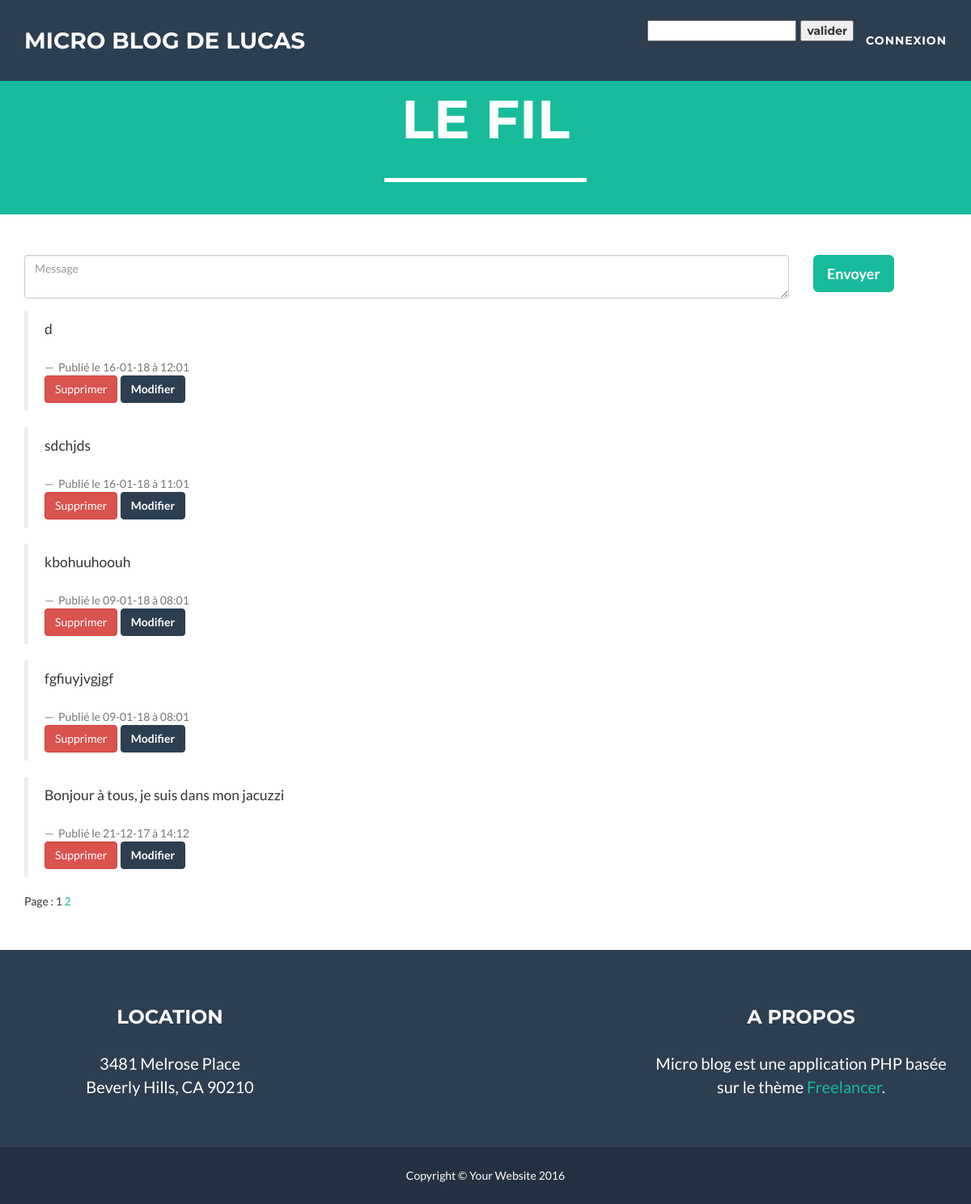
The page / on the database its author committed.
### tables this page shows
CREATE TABLE `messages` (
  `id` int(11) NOT NULL,
  `contenu` text NOT NULL,
  `date` int(11) NOT NULL
);

### index.php (the view, shortened to what this page needs)
<?php
include('includes/haut.inc.php');
include('includes/connexion.inc.php');
?>
    <header>
        <div class="container">
            <div class="row">
                <div class="col-lg-12">
                    <div class="intro-text">
                        <span class="name">Le fil</span>
                        <hr class="star-light">
                    </div>
                </div>
            </div>
        </div>
    </header>
    <section>
        <div class="container">
            <div class="row">
                <form method="post" action="message.php">
                    <div class="col-sm-10">
                        <div class="form-group">
                            <textarea id="message" name="message" class="form-control" placeholder="Message"></textarea>
                        </div>
                    </div>
                    <div class="col-sm-2">
                        <button type="submit" class="btn btn-success btn-lg">Envoyer</button>
                    </div>
                </form>
            </div>
<?php
             $messageparpage = 5 ;
      $sql="SELECT * FROM messages ORDER BY date desc";
  $req = $pdo->prepare($sql);
  $req->execute();
  $array = $req->fetchALL();
  $nb_lignes = count($array);
  $nb_pages=ceil($nb_lignes/$messageparpage);
  if(isset($_GET['page']))
  {
       $pageActuelle=intval($_GET['page']);
       if($pageActuelle>$nb_pages)
       {
            $pageActuelle=$nb_pages;
       }
  }
  else
  {
       $pageActuelle=1;
  }
  $premiereEntree=($pageActuelle-1)*$messageparpage;
  $retour_messages=" SELECT * FROM messages ORDER BY date desc LIMIT $premiereEntree, $messageparpage";
      $stmt=$pdo->query($retour_messages);
      while($data=$stmt->fetch()){
        $suppr=$data['id'];
        $mod=$data['id'];
        echo "<blockquote>";
        echo $data['contenu'];
        echo "<footer> Publié le ";
        echo date("d-m-y à H:m",$data['date']);
        echo "</footer>";
        echo "<a href='supp.php?a=sup&id=$suppr' class='btn btn-danger'>Supprimer</a>";
        echo " <a href='mod.php?id=$mod' class='btn btn-primary'>Modifier</a>";
        echo "</blockquote>";
}
      echo 'Page : ';
  for($i=1; $i<=$nb_pages; $i++)
  {
       if($i==$pageActuelle)
       {
           echo $i;
       }
       else
       {
            echo ' <a href="index.php?page='.$i.'">'.$i.'</a> ';
       }
  }
?>
        </div>
    </section>
<?php include('includes/bas.inc.php');
     ?>

### includes/haut.inc.php (shortened to what this page needs)
<!DOCTYPE html>
<html lang="fr">
<head>
    <link href="vendor/bootstrap/css/bootstrap.min.css" rel="stylesheet">
    <link href="css/freelancer.css" rel="stylesheet">
    <link href="vendor/font-awesome/css/font-awesome.min.css" rel="stylesheet" type="text/css">
</head>
<body id="page-top" class="index">
    <nav id="mainNav" class="navbar navbar-default navbar-fixed-top navbar-custom">
        <div class="container">
            <div class="navbar-header page-scroll">
                <a class="navbar-brand" href="./index.php">Micro blog de Lucas</a>
            </div>
            <div class="collapse navbar-collapse" id="bs-example-navbar-collapse-1">
                <ul class="nav navbar-nav navbar-right">
                    <li><form method="POST" action="./recherche.php">
                <input type=text name="requete" size-"10">
                <input type=submit value="valider">
                </form></li>
                    <li class="page-scroll">
                        <a href="connexion.php">Connexion</a>
                </ul>
            </div>
        </div>
    </nav>

### includes/bas.inc.php (shortened to what this page needs)
<footer class="text-center">
    <div class="footer-above">
        <div class="container">
            <div class="row">
                <div class="footer-col col-md-4">
                    <h3>Location</h3>
                    <p>3481 Melrose Place
                        <br>Beverly Hills, CA 90210</p>
                </div>
                <div class="footer-col col-md-4">
                </div>
                <div class="footer-col col-md-4">
                    <h3>A propos</h3>
                    <p>Micro blog est une application PHP basée sur le thème <a href="https://startbootstrap.com/template-overviews/freelancer/">Freelancer</a>.</p>
                </div>
            </div>
        </div>
    </div>
    <div class="footer-below">
        <div class="container">
            <div class="row">
                <div class="col-lg-12">
                    Copyright &copy; Your Website 2016
                </div>
            </div>
        </div>
    </div>
</footer>

### css/freelancer.css (style rules this page uses)
body { font-family: 'Lato', 'Helvetica Neue', Helvetica, Arial, sans-serif; overflow-x: hidden; }
p { font-size: 20px; }
a, a:hover, a:focus, a:active, a.active { color: #18BC9C; outline: none; }
h1, h2, h3, h4, h5, h6 { font-family: "Montserrat", "Helvetica Neue", Helvetica, Arial, sans-serif; text-transform: uppercase; font-weight: 700; }
hr.star-light, hr.star-primary { padding: 0; border: none; border-top: solid 5px; text-align: center; max-width: 250px; margin: 25px auto 30px; }
hr.star-light:after, hr.star-primary:after { content: "\f005"; font-family: FontAwesome; display: inline-block; position: relative; top: -0.8em; font-size: 2em; padding: 0 0.25em; }
hr.star-light { border-color: white; }
hr.star-light:after { background-color: #18BC9C; color: white; }
header { text-align: center; background: #18BC9C; color: white; }
header .container { padding-top: 100px; padding-bottom: 10px; }
header .intro-text .name { display: block; font-family: "Montserrat", "Helvetica Neue", Helvetica, Arial, sans-serif; text-transform: uppercase; font-weight: 700; font-size: 2em; }
@media (min-width: 768px) { header .intro-text .name { font-size: 4.75em; } }
.navbar-custom { background: #2C3E50; font-family: "Montserrat", "Helvetica Neue", Helvetica, Arial, sans-serif; text-transform: uppercase; font-weight: 700; border: none; }
.navbar-custom .navbar-brand { color: white; }
.navbar-custom .navbar-nav { letter-spacing: 1px; }
.navbar-custom .navbar-nav li a { color: white; }
@media (min-width: 768px) { .navbar-custom { padding: 25px 0; -webkit-transition: padding 0.3s; -moz-transition: padding 0.3s; transition: padding 0.3s; } }
@media (min-width: 768px) { .navbar-custom .navbar-brand { font-size: 2em; -webkit-transition: all 0.3s; -moz-transition: all 0.3s; transition: all 0.3s; } }
section { padding: 50px 0; }
footer { color: white; }
footer h3 { margin-bottom: 30px; }
footer .footer-above { padding-top: 50px; background-color: #2C3E50; }
footer .footer-col { margin-bottom: 50px; }
footer .footer-below { padding: 25px 0; background-color: #233140; }
.btn-primary { color: white; background-color: #2C3E50; border-color: #2C3E50; font-weight: 700; }
.btn-success { color: white; background-color: #18BC9C; border-color: #18BC9C; font-weight: 700; }

### rows shown on the page
messages: contenu "d", date "16-01-18 à 12:01"
messages: contenu "sdchjds", date "16-01-18 à 11:01"
messages: contenu "kbohuuhoouh", date "09-01-18 à 08:01"
messages: contenu "fgfiuyjvgjgf", date "09-01-18 à 08:01"
messages: contenu "Bonjour à tous, je suis dans mon jacuzzi", date "21-12-17 à 14:12"
